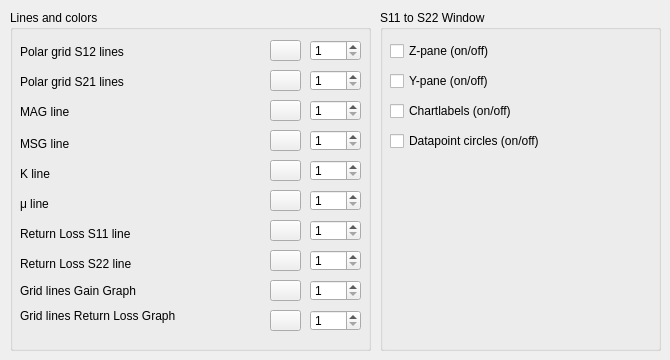
      <widget class="QWidget" name="tab_2">
       <attribute name="title">
        <string>S-Plot</string>
       </attribute>
       <widget class="QGroupBox" name="groupBox_6">
        <property name="geometry">
         <rect>
          <x>10</x>
          <y>10</y>
          <width>361</width>
          <height>341</height>
         </rect>
        </property>
        <property name="title">
         <string>Lines and colors</string>
        </property>
        <widget class="QLabel" name="label_9">
         <property name="geometry">
          <rect>
           <x>10</x>
           <y>30</y>
           <width>161</width>
           <height>24</height>
          </rect>
         </property>
         <property name="text">
          <string>Polar grid S12 lines</string>
         </property>
        </widget>
        <widget class="QLabel" name="label_10">
         <property name="geometry">
          <rect>
           <x>10</x>
           <y>60</y>
           <width>161</width>
           <height>24</height>
          </rect>
         </property>
         <property name="text">
          <string>Polar grid S21 lines</string>
         </property>
        </widget>
        <widget class="QPushButton" name="CircleS12">
         <property name="geometry">
          <rect>
           <x>260</x>
           <y>30</y>
           <width>31</width>
           <height>21</height>
          </rect>
         </property>
         <property name="text">
          <string/>
         </property>
        </widget>
        <widget class="QPushButton" name="CircleS21">
         <property name="geometry">
          <rect>
           <x>260</x>
           <y>60</y>
           <width>31</width>
           <height>21</height>
          </rect>
         </property>
         <property name="text">
          <string/>
         </property>
        </widget>
        <widget class="QLabel" name="label_3">
         <property name="geometry">
          <rect>
           <x>10</x>
           <y>90</y>
           <width>161</width>
           <height>24</height>
          </rect>
         </property>
         <property name="text">
          <string>MAG line</string>
         </property>
        </widget>
        <widget class="QPushButton" name="MAGGraf">
         <property name="geometry">
          <rect>
           <x>260</x>
           <y>90</y>
           <width>31</width>
           <height>21</height>
          </rect>
         </property>
         <property name="text">
          <string/>
         </property>
        </widget>
        <widget class="QLabel" name="label_4">
         <property name="geometry">
          <rect>
           <x>10</x>
           <y>124</y>
           <width>161</width>
           <height>20</height>
          </rect>
         </property>
         <property name="text">
          <string>MSG line</string>
         </property>
         <property name="wordWrap">
          <bool>false</bool>
         </property>
         <property name="margin">
          <number>0</number>
         </property>
        </widget>
        <widget class="QPushButton" name="MSGGraf">
         <property name="geometry">
          <rect>
           <x>260</x>
           <y>120</y>
           <width>31</width>
           <height>21</height>
          </rect>
         </property>
         <property name="text">
          <string/>
         </property>
        </widget>
        <widget class="QLabel" name="label_5">
         <property name="geometry">
          <rect>
           <x>10</x>
           <y>153</y>
           <width>161</width>
           <height>21</height>
          </rect>
         </property>
         <property name="text">
          <string>K line</string>
         </property>
        </widget>
        <widget class="QPushButton" name="KGraf">
         <property name="geometry">
          <rect>
           <x>260</x>
           <y>150</y>
           <width>31</width>
           <height>21</height>
          </rect>
         </property>
         <property name="text">
          <string/>
         </property>
        </widget>
        <widget class="QLabel" name="label_6">
         <property name="geometry">
          <rect>
           <x>10</x>
           <y>183</y>
           <width>161</width>
           <height>21</height>
          </rect>
         </property>
         <property name="text">
          <string>μ line</string>
         </property>
        </widget>
        <widget class="QPushButton" name="MuGraf">
         <property name="geometry">
          <rect>
           <x>260</x>
           <y>180</y>
           <width>31</width>
           <height>21</height>
          </rect>
         </property>
         <property name="text">
          <string/>
         </property>
        </widget>
        <widget class="QLabel" name="label">
         <property name="geometry">
          <rect>
           <x>10</x>
           <y>214</y>
           <width>161</width>
           <height>20</height>
          </rect>
         </property>
         <property name="text">
          <string>Return Loss S11 line</string>
         </property>
        </widget>
        <widget class="QPushButton" name="S11Graf">
         <property name="geometry">
          <rect>
           <x>260</x>
           <y>210</y>
           <width>31</width>
           <height>21</height>
          </rect>
         </property>
         <property name="text">
          <string/>
         </property>
        </widget>
        <widget class="QLabel" name="label_2">
         <property name="geometry">
          <rect>
           <x>10</x>
           <y>244</y>
           <width>161</width>
           <height>20</height>
          </rect>
         </property>
         <property name="text">
          <string>Return Loss S22 line</string>
         </property>
        </widget>
        <widget class="QPushButton" name="S22Graf">
         <property name="geometry">
          <rect>
           <x>260</x>
           <y>240</y>
           <width>31</width>
           <height>21</height>
          </rect>
         </property>
         <property name="text">
          <string/>
         </property>
        </widget>
        <widget class="QSpinBox" name="spinBox_5">
         <property name="geometry">
          <rect>
           <x>300</x>
           <y>30</y>
           <width>51</width>
           <height>21</height>
          </rect>
         </property>
         <property name="minimum">
          <number>1</number>
         </property>
         <property name="maximum">
          <number>10</number>
         </property>
        </widget>
        <widget class="QSpinBox" name="spinBox_6">
         <property name="geometry">
          <rect>
           <x>300</x>
           <y>60</y>
           <width>51</width>
           <height>21</height>
          </rect>
         </property>
         <property name="minimum">
          <number>1</number>
         </property>
         <property name="maximum">
          <number>10</number>
         </property>
        </widget>
        <widget class="QSpinBox" name="spinBox_7">
         <property name="geometry">
          <rect>
           <x>300</x>
           <y>90</y>
           <width>51</width>
           <height>21</height>
          </rect>
         </property>
         <property name="minimum">
          <number>1</number>
         </property>
         <property name="maximum">
          <number>10</number>
         </property>
        </widget>
        <widget class="QSpinBox" name="spinBox_8">
         <property name="geometry">
          <rect>
           <x>300</x>
           <y>120</y>
           <width>51</width>
           <height>21</height>
          </rect>
         </property>
         <property name="minimum">
          <number>1</number>
         </property>
         <property name="maximum">
          <number>10</number>
         </property>
        </widget>
        <widget class="QSpinBox" name="spinBox_9">
         <property name="geometry">
          <rect>
           <x>300</x>
           <y>150</y>
           <width>51</width>
           <height>21</height>
          </rect>
         </property>
         <property name="minimum">
          <number>1</number>
         </property>
         <property name="maximum">
          <number>10</number>
         </property>
        </widget>
        <widget class="QSpinBox" name="spinBox_10">
         <property name="geometry">
          <rect>
           <x>300</x>
           <y>180</y>
           <width>51</width>
           <height>21</height>
          </rect>
         </property>
         <property name="minimum">
          <number>1</number>
         </property>
         <property name="maximum">
          <number>10</number>
         </property>
        </widget>
        <widget class="QSpinBox" name="spinBox_11">
         <property name="geometry">
          <rect>
           <x>300</x>
           <y>210</y>
           <width>51</width>
           <height>21</height>
          </rect>
         </property>
         <property name="minimum">
          <number>1</number>
         </property>
         <property name="maximum">
          <number>10</number>
         </property>
        </widget>
        <widget class="QSpinBox" name="spinBox_12">
         <property name="geometry">
          <rect>
           <x>300</x>
           <y>240</y>
           <width>51</width>
           <height>21</height>
          </rect>
         </property>
         <property name="minimum">
          <number>1</number>
         </property>
         <property name="maximum">
          <number>10</number>
         </property>
        </widget>
        <widget class="QLabel" name="label_16">
         <property name="geometry">
          <rect>
           <x>10</x>
           <y>270</y>
           <width>161</width>
           <height>21</height>
          </rect>
         </property>
         <property name="text">
          <string>Grid lines Gain Graph</string>
         </property>
        </widget>
        <widget class="QPushButton" name="GridGrafTwoColor">
         <property name="geometry">
          <rect>
           <x>260</x>
           <y>270</y>
           <width>31</width>
           <height>21</height>
          </rect>
         </property>
         <property name="text">
          <string/>
         </property>
        </widget>
        <widget class="QSpinBox" name="spinBox_21">
         <property name="geometry">
          <rect>
           <x>300</x>
           <y>270</y>
           <width>51</width>
           <height>21</height>
          </rect>
         </property>
         <property name="minimum">
          <number>1</number>
         </property>
         <property name="maximum">
          <number>10</number>
         </property>
        </widget>
        <widget class="QLabel" name="label_26">
         <property name="geometry">
          <rect>
           <x>10</x>
           <y>296</y>
           <width>161</width>
           <height>20</height>
          </rect>
         </property>
         <property name="text">
          <string>Grid lines Return Loss Graph</string>
         </property>
        </widget>
        <widget class="QPushButton" name="GridGrafOneColor">
         <property name="geometry">
          <rect>
           <x>260</x>
           <y>300</y>
           <width>31</width>
           <height>21</height>
          </rect>
         </property>
         <property name="text">
          <string/>
         </property>
        </widget>
        <widget class="QSpinBox" name="spinBox_22">
         <property name="geometry">
          <rect>
           <x>300</x>
           <y>300</y>
           <width>51</width>
           <height>21</height>
          </rect>
         </property>
         <property name="minimum">
          <number>1</number>
         </property>
         <property name="maximum">
          <number>10</number>
         </property>
        </widget>
       </widget>
       <widget class="QGroupBox" name="groupBox_7">
        <property name="geometry">
         <rect>
          <x>380</x>
          <y>10</y>
          <width>281</width>
          <height>341</height>
         </rect>
        </property>
        <property name="title">
         <string>S11 to S22 Window</string>
        </property>
        <widget class="QCheckBox" name="checkBox">
         <property name="geometry">
          <rect>
           <x>10</x>
           <y>30</y>
           <width>161</width>
           <height>22</height>
          </rect>
         </property>
         <property name="text">
          <string>Z-pane (on/off)</string>
         </property>
        </widget>
        <widget class="QCheckBox" name="checkBox_2">
         <property name="geometry">
          <rect>
           <x>10</x>
           <y>60</y>
           <width>161</width>
           <height>22</height>
          </rect>
         </property>
         <property name="text">
          <string>Y-pane (on/off)</string>
         </property>
        </widget>
        <widget class="QCheckBox" name="checkBox_3">
         <property name="geometry">
          <rect>
           <x>10</x>
           <y>90</y>
           <width>161</width>
           <height>22</height>
          </rect>
         </property>
         <property name="text">
          <string>Chartlabels (on/off)</string>
         </property>
        </widget>
        <widget class="QCheckBox" name="checkBox_4">
         <property name="geometry">
          <rect>
           <x>10</x>
           <y>120</y>
           <width>161</width>
           <height>22</height>
          </rect>
         </property>
         <property name="text">
          <string>Datapoint circles (on/off)</string>
         </property>
        </widget>
       </widget>
      </widget>
